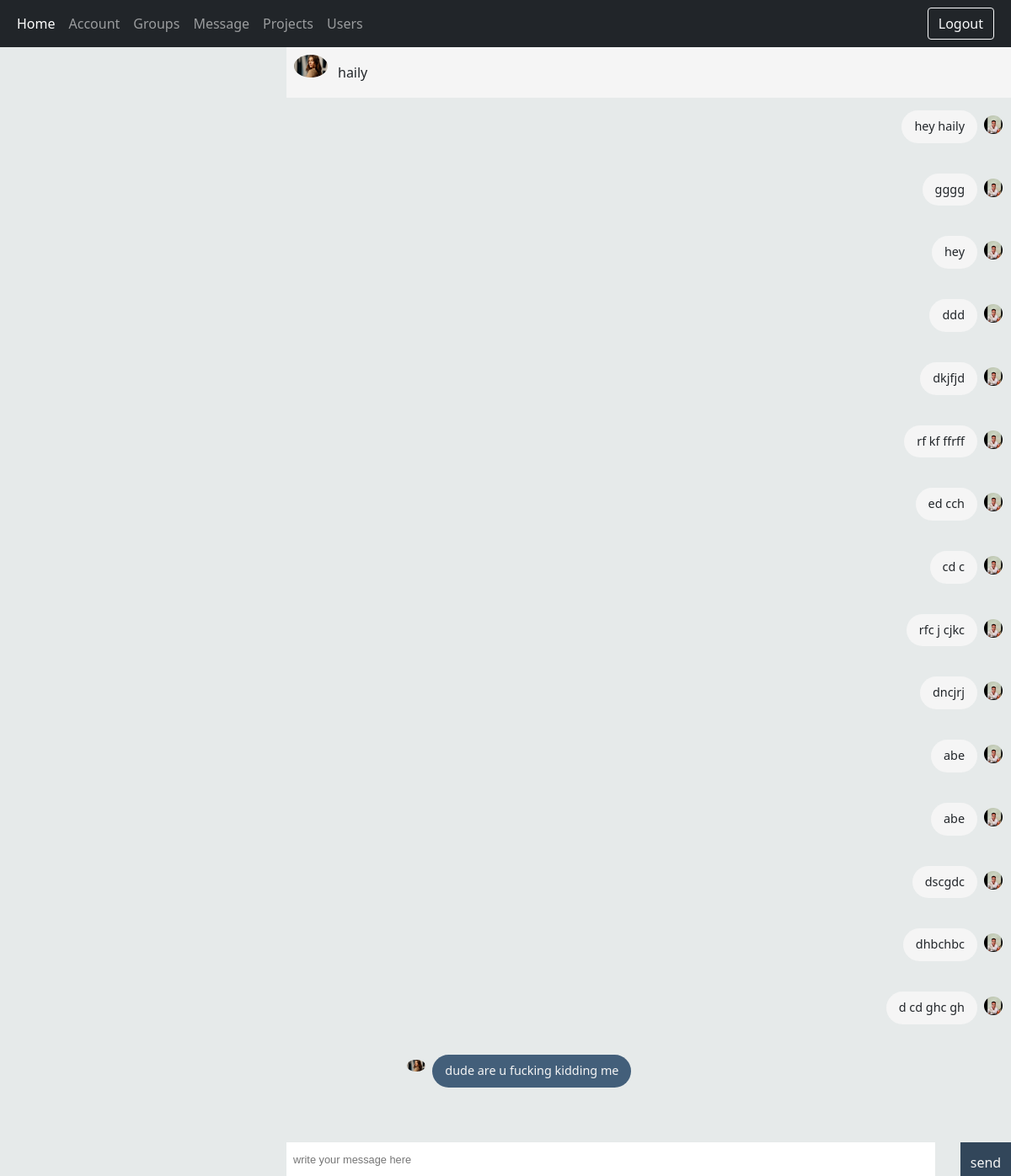
Page /each_message/3ab21077-5728-4f67-b4ea-f216e7d3bbbb/ (signed in) on the committed database.
### users/models.py (models this page shows, shortened)
class Account(models.Model):
    user = models.OneToOneField(User, on_delete=models.CASCADE, null=True, blank=True)
    first_name=models.CharField(max_length=200, null=True, blank=True)
    last_name = models.CharField(max_length=200, null=True, blank=True)
    username=models.CharField(max_length=200, null=True, blank=True)
    email=models.EmailField(max_length=200)
    location=models.CharField(max_length=200, null=True, blank=True)
    bio=models.TextField(max_length=200, null=True, blank=True)
    job=models.CharField(max_length=200, null=True, blank=True)
    status=models.CharField(max_length=200, null=True, blank=True)
    profile=models.ImageField(null=True, blank=True,upload_to="profiles/",default='profiles/user-default.png')
    groups=models.ManyToManyField('Group',blank=True)
    github_account=models.CharField(max_length=200, null=True, blank=True)
    linkedin_account = models.CharField(max_length=200, null=True, blank=True)
    follower_accounts= models.ManyToManyField('Account', blank=True)
    followed_accounts= models.ManyToManyField('Account', blank=True,related_name="follows")
    followers = models.IntegerField(default=0, null=True, blank=True)
    following = models.IntegerField(default=0, null=True, blank=True)
    created = models.DateTimeField(auto_now_add=True)
    id = models.UUIDField(default=uuid.uuid4, unique=True, primary_key=True, editable=False)
    class Meta:
        ordering = ['-followers']

### actions/models.py (models this page shows, shortened)
class AccountMessage(models.Model):
    sender=models.ForeignKey(Account,on_delete=models.SET_NULL,null=True,blank=True ,related_name="mesg")
    receiver = models.ForeignKey(Account, on_delete=models.SET_NULL, null=True, blank=True, related_name="messages")
    body = models.CharField(max_length=1000,null=True,blank=True)
    is_read = models.BooleanField(default=False, null=True)
    created = models.DateTimeField(auto_now_add=True)
    id = models.UUIDField(default=uuid.uuid4, unique=True, primary_key=True, editable=False)
    class Meta:
        ordering = ['is_read', '-created']

### actions/views.py (the view, shortened to what this page needs)
# urls.py: path('each_message/<str:pk>/',views.eachMessage,name="each_message"),
def eachMessage(request,pk):
    form = AccountMessageForm()
    sender = Account.objects.get(id=pk)
    messages_list=AccountMessage.objects.all().order_by("created")
    context={"sender":sender,"messages_list":messages_list,"form":form}
    return render(request,"actions/each_message.html",context)

### actions/forms.py
class AccountMessageForm(ModelForm):
    class Meta:
        model = AccountMessage
        fields = ["body"]
    def __init__(self, *args, **kwargs):
        super(AccountMessageForm, self).__init__(*args, **kwargs)
        for key, value in self.fields.items():
            value.widget.attrs.update({'class': 'wrap','placeholder':'write your message here'})

### actions/templates/actions/each_message.html (shortened to what this page needs)
{% extends 'main.html' %}
{% block content %}
</head><body>
<div id="frame">
	<div class="content">
		<div class="contact-profile">
			<a href="{% url 'user_account' sender.id %}">
			<img src="{{sender.profile.url}}" alt="" />
				</a>
			<p>{{sender.username}}</p>
			<div class="social-media">
			</div>
		</div>
		<div class="messages">
            	<ul>
                  {% for message in messages_list %}
					 {% if sender.username == message.sender.username %}
					{% if message.receiver == request.user.account %}
					<li class="sent" >
						<a href="{% url 'user_account' message.sender.id %}">
					<img src="{{message.sender.profile.url}}" alt="" />
							</a>
					<p>{{message.body}}</p>
						{% endif %}
						{% endif %}
				</li>
                    {% if message.sender == request.user.account %}
					{% if sender.username == message.receiver.username %}
					    <li class="replies">
							<a href="{% url 'account' request.user.account.id %}">
					<img src="{{request.user.account.profile.url}}" alt="" />
								</a>
					<p>{{message.body}}</p>
				</li>
					{% endif %}
					{% endif %}
                {% endfor %}
			</ul>
		</div>
		<div class="message-input">
			<form  method="post">
				{% for field in form %}
			<div class="wrap">
				{{field}}
				<button type="submit" class="submit" style="width:60px; height: 40px;">send</button>
				</form>
			{% endfor %}
		</div>
	</div>
</div>
{% endblock content %}

### actions/templates/actions/each_message.html (style rules this page uses)
a:link { text-decoration: None; }
#frame { width: 100%; min-width: 360px; max-width: 2000px; height: 100vh; background: #E6EAEA; }
#frame .content { float: right; width: 100%; height: 100%; overflow: visible; position: relative; }
@media screen and (min-width: 900px) { #frame .content { width: calc(100% - 340px); } }
#frame .content .contact-profile { width: 100%; height: 60px; line-height: 60px; background: #f5f5f5; }
#frame .content .contact-profile img { width: 40px; border-radius: 50%; float: left; margin: 9px 12px 0 9px; }
#frame .content .contact-profile p { float: left; }
#frame .content .contact-profile .social-media { float: right; }
#frame .content .messages { height: auto; min-height: calc(100% - 93px); max-height: calc(100% - 93px); overflow-y: scroll; overflow-x: hidden; }
#frame .content .messages ul li { display: inline-block; clear: both; float: left; margin: 15px 15px 5px 15px; width: calc(100% - 25px); font-size: 0.9em; }
#frame .content .messages ul li:nth-last-child(1) { margin-bottom: 20px; }
#frame .content .messages ul li.sent img { margin: 6px 8px 0 0; }
#frame .content .messages ul li.sent p { background: #435f7a; color: #f5f5f5; }
#frame .content .messages ul li.replies img { float: right; margin: 6px 0 0 8px; }
#frame .content .messages ul li.replies p { background: #f5f5f5; float: right; }
#frame .content .messages ul li img { width: 22px; border-radius: 50%; float: left; }
#frame .content .messages ul li p { display: inline-block; padding: 10px 15px; border-radius: 20px; max-width: 205px; line-height: 130%; }
@media screen and (min-width: 735px) { #frame .content .messages ul li p { max-width: 300px; } }
#frame .content .message-input { position: absolute; bottom: 0; width: 100%; z-index: 99; }
#frame .content .message-input .wrap { position: relative; }
#frame .content .message-input .wrap input { font-family: "proxima-nova", "Source Sans Pro", sans-serif; float: left; border: none; width: calc(100% - 90px); padding: 11px 32px 10px 8px; font-size: 0.8em; color: #32465a; }
#frame .content .message-input .wrap button { float: right; border: none; width: 50px; padding: 12px 0; cursor: pointer; background: #32465a; color: #f5f5f5; }

### rows in the picture
Account: profile (picture), username "haily"
AccountMessage: user.account.profile (picture), body "hey haily"
AccountMessage: user.account.profile (picture), body "gggg"
AccountMessage: user.account.profile (picture), body "hey"
AccountMessage: user.account.profile (picture), body "ddd"
AccountMessage: user.account.profile (picture), body "dkjfjd"
AccountMessage: user.account.profile (picture), body "rf kf ffrff"
AccountMessage: user.account.profile (picture), body "ed cch"
AccountMessage: user.account.profile (picture), body "cd c"
AccountMessage: user.account.profile (picture), body "rfc j cjkc"
AccountMessage: user.account.profile (picture), body "dncjrj"
AccountMessage: user.account.profile (picture), body "abe"
AccountMessage: user.account.profile (picture), body "abe"
AccountMessage: user.account.profile (picture), body "dscgdc"
AccountMessage: user.account.profile (picture), body "dhbchbc"
AccountMessage: user.account.profile (picture), body "d cd ghc gh"
AccountMessage: sender.profile (picture), body "dude are u fucking kidding me"
